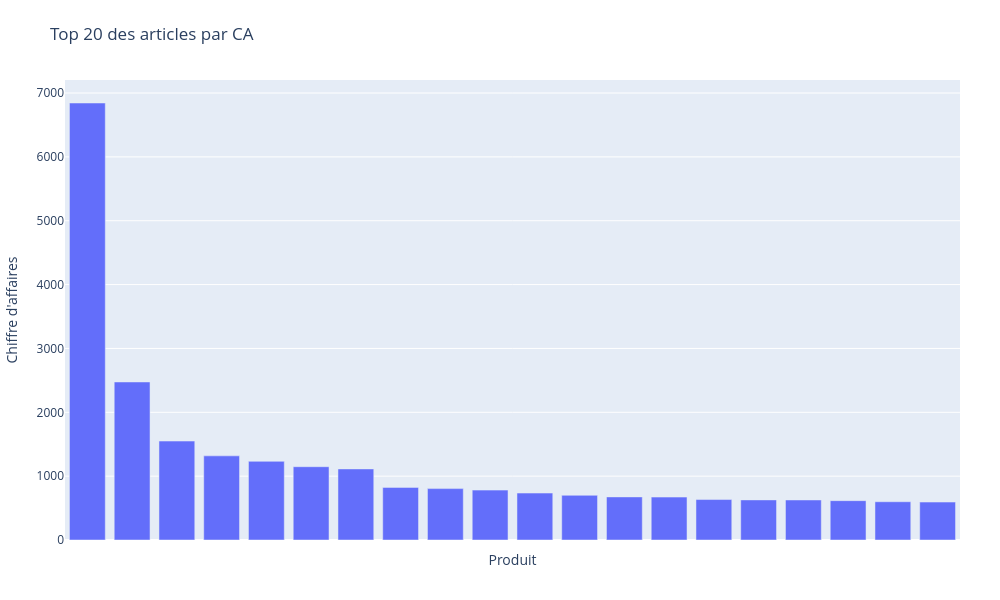

Notebook code cell kept with this figure:
### Markdown cell above
Pour la présentation on va le refaire en enlevant les légendes de colonnes :

### Code cell
# Graphique en barres des 20 premiers articles avec Plotly Express

# Trier le DataFrame par CA décroissant et prendre les 20 premiers
top20 = (
    erp_nettoye_web_nettoye_liaison
    .sort_values(by='CA', ascending=False)
    .head(20)
)

# Créer le graphique en barres
fig = px.bar(
    top20,
    x='post_title',
    y='CA',
    labels={
        'post_title': 'Produit',
        'CA': 'Chiffre d\'affaires'
    },
    title='Top 20 des articles par CA'
)

# Adapter la mise en page
fig.update_layout(
    width=1000,
    height=600,
    xaxis_title='Produit',
    yaxis_title='Chiffre d\'affaires',
    xaxis_showticklabels=False,
    margin=dict(l=60, r=40, t=80, b=60)
)

# Aucun texte sur les barres
fig.update_traces(text=None)

# Affichage interactif
fig.show()

### Figure 1 — Plotly figure (JSON) as saved in the notebook; plotly's stock layout.template omitted (floating-point values rounded to 4 significant figures)
{"data": [{"hovertemplate": "Produit=%{x}<br>Chiffre d'affaires=%{y}<extra></extra>", "legendgroup": "", "marker": {"color": "#636efa", "pattern": {"shape": ""}}, "name": "", "orientation": "v", "showlegend": false, "textposition": "auto", "type": "bar", "x": ["Champagne Mailly Grand Cru Intemporelle 2010", "Champagne Egly-Ouriet Grand Cru Millésimé 2008", "François Baur Pinot Noir Schlittweg 2017", "Albert Mann Pinot Noir Grand H 2017", "Argentine Mendoza Alamos Torrontes 2017", "Coteaux Champenois Egly-Ouriet Ambonnay Rouge 2016", "Champagne Egly-Ouriet Grand Cru Brut Rosé", "Agnès Levet Côte Rôtie Améthyste 2017", "Domaine des Comtes Lafon Volnay 1er Cru Santenots du Milieu 2015", "Champagne Agrapart &amp; Fils Minéral Extra Brut Blanc de Blancs Grand Cru 2012", "Domaine des Comtes Lafon Volnay 1er Cru Santenots du Milieu 2013", "Camille Giroud Clos de Vougeot 2016", "Champagne Gosset Célébris Vintage 2007", "Champagne Agrapart &amp; Fils L'Avizoise Extra Brut Blanc de Blancs Grand Cru 2012", "David Duband Chambolle-Musigny 1er Cru Les Sentiers 2016", "Cognac Frapin Château de Fontpinot 1989 20 Ans d'Age", "Bernard Baudry Chinon Rouge La Croix Boissée 2017", "Champagne Larmandier-Bernier Grand Cru Vieilles Vignes du Levant 2008", "Champagne Larmandier-Bernier Grand Cru Les Chemins d'Avize 2011", "Domaine des Comtes Lafon Volnay 1er Cru Champans 2013"], "xaxis": "x", "y": [6844.0, 2475.0, 1549.0, 1318.0, 1232.0, 1148.0, 1113.0, 824.0, 805.0, 781.2, 735.0, 700.0, 675.0, 672.0, 633.6, 628.0, 627.0, 616.0, 599.2, 594.0], "yaxis": "y"}], "layout": {"barmode": "relative", "height": 600, "legend": {"tracegroupgap": 0}, "margin": {"b": 60, "l": 60, "r": 40, "t": 80}, "title": {"text": "Top 20 des articles par CA"}, "width": 1000, "xaxis": {"anchor": "y", "autorange": true, "domain": [0, 1], "range": [-0.5, 19.5], "showticklabels": false, "title": {"text": "Produit"}, "type": "category"}, "yaxis": {"anchor": "x", "autorange": true, "domain": [0, 1], "range": [0, 7204.0], "title": {"text": "Chiffre d'affaires"}, "type": "linear"}}}
